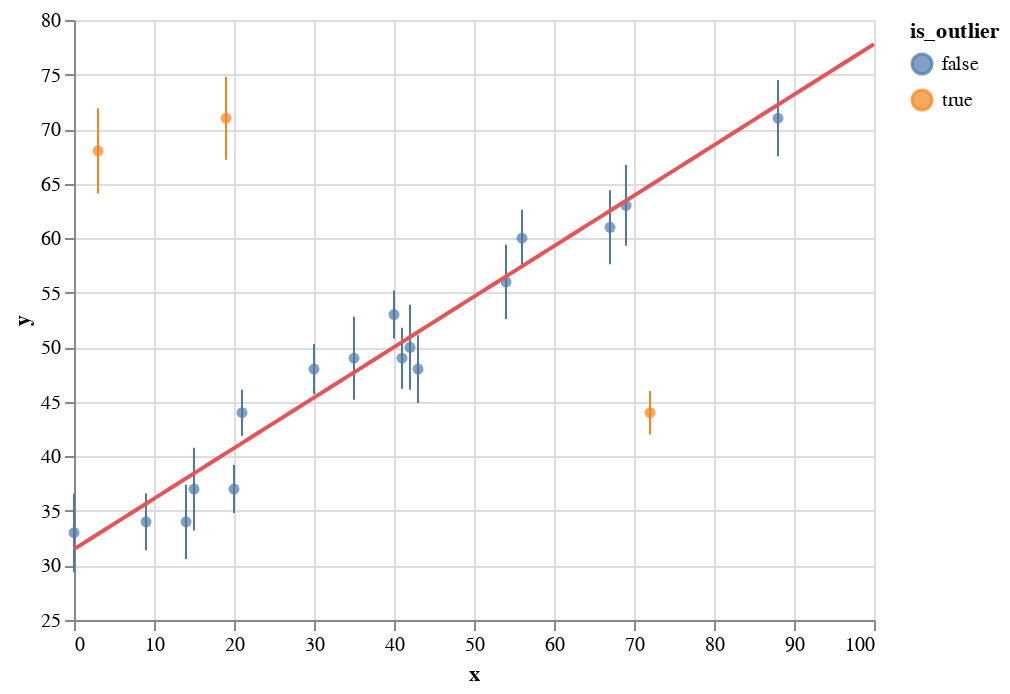

The cell this chart's notebook holds for it:
### Code cell
error_bars = (
    altair.Chart()
    .mark_errorbar()
    .encode(
        altair.X("x"), altair.Y("y"), altair.YError("err"), altair.Color("is_outlier")
    )
)
points = (
    altair.Chart()
    .mark_circle()
    .encode(
        altair.X("x"),
        altair.Y("y", scale=altair.Scale(zero=False)),
        altair.Color("is_outlier"),
    )
)
altair.layer(points, error_bars, data=df_obs.assign(is_outlier=prob_outlier > 0.5),) + (
    altair.Chart(
        pd.DataFrame({"x": np.linspace(0, 100, 101)}).assign(
            y=lambda df: samples.get_variable(beta_0()).squeeze().mean().item()
            + samples.get_variable(beta_1()).squeeze().mean().item() * df["x"]
        )
    )
    .mark_line(color=RED)
    .encode(altair.X("x"), altair.Y("y"))
)

### Figure 1 — Vega-Lite specification as saved in the notebook (floating-point values rounded to 4 significant figures)
{"config": {"view": {"continuousWidth": 400, "continuousHeight": 300}}, "layer": [{"mark": "circle", "encoding": {"color": {"field": "is_outlier", "type": "nominal"}, "x": {"field": "x", "type": "quantitative"}, "y": {"field": "y", "scale": {"zero": false}, "type": "quantitative"}}}, {"mark": "errorbar", "encoding": {"color": {"field": "is_outlier", "type": "nominal"}, "x": {"field": "x", "type": "quantitative"}, "y": {"field": "y", "type": "quantitative"}, "yError": {"field": "err"}}}, {"data": {"name": "data-cefe2867f38bee99fdfdc1a85e1a73e9"}, "mark": {"type": "line", "color": "#e15759"}, "encoding": {"x": {"field": "x", "type": "quantitative"}, "y": {"field": "y", "type": "quantitative"}}}], "data": {"name": "data-83105f819ff365be090485204d58d24e"}, "$schema": "https://vega.github.io/schema/vega-lite/v4.17.0.json", "datasets": {"data-83105f819ff365be090485204d58d24e": [{"x": 0.0, "y": 33.0, "err": 3.6, "is_outlier": false}, {"x": 3.0, "y": 68.0, "err": 3.9, "is_outlier": true}, {"x": 9.0, "y": 34.0, "err": 2.6, "is_outlier": false}, {"x": 14.0, "y": 34.0, "err": 3.4, "is_outlier": false}, {"x": 15.0, "y": 37.0, "err": 3.8, "is_outlier": false}, {"x": 19.0, "y": 71.0, "err": 3.8, "is_outlier": true}, {"x": 20.0, "y": 37.0, "err": 2.2, "is_outlier": false}, {"x": 21.0, "y": 44.0, "err": 2.1, "is_outlier": false}, {"x": 30.0, "y": 48.0, "err": 2.3, "is_outlier": false}, {"x": 35.0, "y": 49.0, "err": 3.8, "is_outlier": false}, {"x": 40.0, "y": 53.0, "err": 2.2, "is_outlier": false}, {"x": 41.0, "y": 49.0, "err": 2.8, "is_outlier": false}, {"x": 42.0, "y": 50.0, "err": 3.9, "is_outlier": false}, {"x": 43.0, "y": 48.0, "err": 3.1, "is_outlier": false}, {"x": 54.0, "y": 56.0, "err": 3.4, "is_outlier": false}, {"x": 56.0, "y": 60.0, "err": 2.6, "is_outlier": false}, {"x": 67.0, "y": 61.0, "err": 3.4, "is_outlier": false}, {"x": 69.0, "y": 63.0, "err": 3.7, "is_outlier": false}, {"x": 72.0, "y": 44.0, "err": 2.0, "is_outlier": true}, {"x": 88.0, "y": 71.0, "err": 3.5, "is_outlier": false}], "data-cefe2867f38bee99fdfdc1a85e1a73e9": [{"x": 0.0, "y": 31.5}, {"x": 1.0, "y": 31.96}, {"x": 2.0, "y": 32.42}, {"x": 3.0, "y": 32.88}, {"x": 4.0, "y": 33.35}, {"x": 5.0, "y": 33.81}, {"x": 6.0, "y": 34.27}, {"x": 7.0, "y": 34.74}, {"x": 8.0, "y": 35.2}, {"x": 9.0, "y": 35.66}, {"x": 10.0, "y": 36.13}, {"x": 11.0, "y": 36.59}, {"x": 12.0, "y": 37.05}, {"x": 13.0, "y": 37.51}, {"x": 14.0, "y": 37.98}, {"x": 15.0, "y": 38.44}, {"x": 16.0, "y": 38.9}, {"x": 17.0, "y": 39.37}, {"x": 18.0, "y": 39.83}, {"x": 19.0, "y": 40.29}, {"x": 20.0, "y": 40.75}, {"x": 21.0, "y": 41.22}, {"x": 22.0, "y": 41.68}, {"x": 23.0, "y": 42.14}, {"x": 24.0, "y": 42.61}, {"x": 25.0, "y": 43.07}, {"x": 26.0, "y": 43.53}, {"x": 27.0, "y": 44.0}, {"x": 28.0, "y": 44.46}, {"x": 29.0, "y": 44.92}, {"x": 30.0, "y": 45.38}, {"x": 31.0, "y": 45.85}, {"x": 32.0, "y": 46.31}, {"x": 33.0, "y": 46.77}, {"x": 34.0, "y": 47.24}, {"x": 35.0, "y": 47.7}, {"x": 36.0, "y": 48.16}, {"x": 37.0, "y": 48.62}, {"x": 38.0, "y": 49.09}, {"x": 39.0, "y": 49.55}, {"x": 40.0, "y": 50.01}, {"x": 41.0, "y": 50.48}, {"x": 42.0, "y": 50.94}, {"x": 43.0, "y": 51.4}, {"x": 44.0, "y": 51.87}, {"x": 45.0, "y": 52.33}, {"x": 46.0, "y": 52.79}, {"x": 47.0, "y": 53.25}, {"x": 48.0, "y": 53.72}, {"x": 49.0, "y": 54.18}, {"x": 50.0, "y": 54.64}, {"x": 51.0, "y": 55.11}, {"x": 52.0, "y": 55.57}, {"x": 53.0, "y": 56.03}, {"x": 54.0, "y": 56.49}, {"x": 55.0, "y": 56.96}, {"x": 56.0, "y": 57.42}, {"x": 57.0, "y": 57.88}, {"x": 58.0, "y": 58.35}, {"x": 59.0, "y": 58.81}, {"x": 60.0, "y": 59.27}, {"x": 61.0, "y": 59.74}, {"x": 62.0, "y": 60.2}, {"x": 63.0, "y": 60.66}, {"x": 64.0, "y": 61.12}, {"x": 65.0, "y": 61.59}, {"x": 66.0, "y": 62.05}, {"x": 67.0, "y": 62.51}, {"x": 68.0, "y": 62.98}, {"x": 69.0, "y": 63.44}, {"x": 70.0, "y": 63.9}, {"x": 71.0, "y": 64.36}, {"x": 72.0, "y": 64.83}, {"x": 73.0, "y": 65.29}, {"x": 74.0, "y": 65.75}, {"x": 75.0, "y": 66.22}, {"x": 76.0, "y": 66.68}, {"x": 77.0, "y": 67.14}, {"x": 78.0, "y": 67.61}, {"x": 79.0, "y": 68.07}, {"x": 80.0, "y": 68.53}, {"x": 81.0, "y": 68.99}, {"x": 82.0, "y": 69.46}, {"x": 83.0, "y": 69.92}, {"x": 84.0, "y": 70.38}, {"x": 85.0, "y": 70.85}, {"x": 86.0, "y": 71.31}, {"x": 87.0, "y": 71.77}, {"x": 88.0, "y": 72.23}, {"x": 89.0, "y": 72.7}, {"x": 90.0, "y": 73.16}, {"x": 91.0, "y": 73.62}, {"x": 92.0, "y": 74.09}, {"x": 93.0, "y": 74.55}, {"x": 94.0, "y": 75.01}, {"x": 95.0, "y": 75.48}, {"x": 96.0, "y": 75.94}, {"x": 97.0, "y": 76.4}, {"x": 98.0, "y": 76.86}, {"x": 99.0, "y": 77.33}, {"x": 100.0, "y": 77.79}]}}
